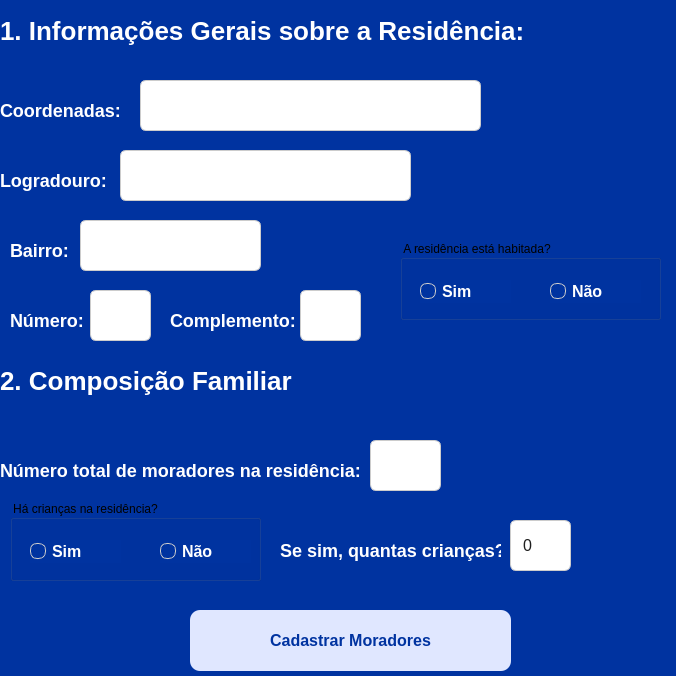
<?xml version="1.0" encoding="UTF-8"?>
<ui version="4.0">
 <class>frm_Cadastro</class>
 <widget class="QWidget" name="frm_Cadastro">
  <property name="geometry">
   <rect>
    <x>0</x>
    <y>0</y>
    <width>676</width>
    <height>676</height>
   </rect>
  </property>
  <property name="windowTitle">
   <string>Form</string>
  </property>
  <property name="styleSheet">
   <string notr="true">QWidget{
	background: #0033A0;
}</string>
  </property>
  <widget class="QLabel" name="lbl_bairro">
   <property name="geometry">
    <rect>
     <x>-360</x>
     <y>250</y>
     <width>121</width>
     <height>41</height>
    </rect>
   </property>
   <property name="styleSheet">
    <string notr="true">QLabel {
    color: #FFFFFF;
    font-size: 18px;
    font-weight: 500;
    background: transparent;
    qproperty-alignment: 'AlignCenter';
}
</string>
   </property>
   <property name="text">
    <string>Bairro:</string>
   </property>
  </widget>
  <widget class="QLabel" name="label_6">
   <property name="geometry">
    <rect>
     <x>-370</x>
     <y>440</y>
     <width>371</width>
     <height>41</height>
    </rect>
   </property>
   <property name="styleSheet">
    <string notr="true">QLabel {
    color: #FFFFFF;
    font-size: 18px;
    font-weight: 500;
    background: transparent;
    qproperty-alignment: 'AlignCenter';
}
</string>
   </property>
   <property name="text">
    <string>Número total de moradores na residência:</string>
   </property>
  </widget>
  <widget class="QLabel" name="lbl_coordernadas">
   <property name="geometry">
    <rect>
     <x>-360</x>
     <y>110</y>
     <width>311</width>
     <height>41</height>
    </rect>
   </property>
   <property name="styleSheet">
    <string notr="true">QLabel {
    color: #FFFFFF;
    font-size: 18px;
    font-weight: 500;
    background: transparent;
    qproperty-alignment: 'AlignCenter';
}
</string>
   </property>
   <property name="text">
    <string>Coordenadas - latitude e longitude):</string>
   </property>
  </widget>
  <widget class="QLineEdit" name="txt_bairro">
   <property name="geometry">
    <rect>
     <x>-240</x>
     <y>240</y>
     <width>181</width>
     <height>51</height>
    </rect>
   </property>
   <property name="styleSheet">
    <string notr="true">QLineEdit {
    background-color: #FFFFFF;  
    color: #1E1E1E;             
    font-size: 16px;
    padding: 6px 10px;
    border: 1px solid #CCCCCC;
    border-radius: 6px;
}
</string>
   </property>
  </widget>
  <widget class="QLabel" name="lbl_log">
   <property name="geometry">
    <rect>
     <x>-360</x>
     <y>180</y>
     <width>121</width>
     <height>41</height>
    </rect>
   </property>
   <property name="styleSheet">
    <string notr="true">QLabel {
    color: #FFFFFF;
    font-size: 18px;
    font-weight: 500;
    background: transparent;
    qproperty-alignment: 'AlignCenter';
}
</string>
   </property>
   <property name="text">
    <string>Logradouro:</string>
   </property>
  </widget>
  <widget class="QGroupBox" name="groupBox_2">
   <property name="geometry">
    <rect>
     <x>-360</x>
     <y>490</y>
     <width>251</width>
     <height>81</height>
    </rect>
   </property>
   <property name="styleSheet">
    <string notr="true">QGroupBox {
    border: 2px solid #4DA8DA;
    border-radius: 8px;
    margin-top: 20px;
    padding: 10px;
    color: #FFFFFF;
    font-size: 16px;
    font-weight: bold;
    font-family: &quot;Segoe UI&quot;, sans-serif;
}

QGroupBox::title {
    subcontrol-origin: margin;
    subcontrol-position: top left;
    padding: 0 8px;
    color: #FFFFFF; 
    font-size: 18px;
    font-weight: 600;
}
r</string>
   </property>
   <property name="title">
    <string>Há crianças na residência?</string>
   </property>
   <widget class="QRadioButton" name="radio_sim1">
    <property name="geometry">
     <rect>
      <x>20</x>
      <y>40</y>
      <width>91</width>
      <height>23</height>
     </rect>
    </property>
    <property name="styleSheet">
     <string notr="true">QRadioButton {
    color: #FFFFFF;
    font-size: 16px;
    font-weight: 500;
    spacing: 6px;
}

QRadioButton::indicator {
    width: 14px;
    height: 14px;
    border-radius: 7px;
    border: 1px solid #CCCCCC;
    background-color: transparent;
}

QRadioButton::indicator:checked {
    background-color: #3B82F6;  /* Azul moderno e suave */
    border: 1px solid #3B82F6;
}
</string>
    </property>
    <property name="text">
     <string>Sim</string>
    </property>
   </widget>
   <widget class="QRadioButton" name="radio_nao2">
    <property name="geometry">
     <rect>
      <x>150</x>
      <y>40</y>
      <width>91</width>
      <height>23</height>
     </rect>
    </property>
    <property name="styleSheet">
     <string notr="true">QRadioButton {
    color: #FFFFFF;
    font-size: 16px;
    font-weight: 500;
    spacing: 6px;
}

QRadioButton::indicator {
    width: 14px;
    height: 14px;
    border-radius: 7px;
    border: 1px solid #CCCCCC;
    background-color: transparent;
}

QRadioButton::indicator:checked {
    background-color: #3B82F6;  /* Azul moderno e suave */
    border: 1px solid #3B82F6;
}
</string>
    </property>
    <property name="text">
     <string>Não</string>
    </property>
   </widget>
  </widget>
  <widget class="QPushButton" name="btn_continuar">
   <property name="geometry">
    <rect>
     <x>190</x>
     <y>610</y>
     <width>321</width>
     <height>61</height>
    </rect>
   </property>
   <property name="styleSheet">
    <string notr="true">QPushButton {
    background-color: #E0E7FF;
    color: #0033A0;
    font-size: 16px;
    font-weight: 600;
    font-family: &quot;Segoe UI&quot;, Tahoma, Geneva, Verdana, sans-serif;
    padding: 10px 22px;
    border: none;
    border-radius: 10px;
    box-shadow: 2px 2px 6px rgba(0, 0, 0, 0.3);
}
QPushButton:hover {
    background-color: #C7D2FE;
}
QPushButton:pressed {
    background-color: #32CD32;
}</string>
   </property>
   <property name="text">
    <string>Cadastrar Moradores</string>
   </property>
  </widget>
  <widget class="QLabel" name="lbl_bairro_2">
   <property name="geometry">
    <rect>
     <x>10</x>
     <y>230</y>
     <width>61</width>
     <height>41</height>
    </rect>
   </property>
   <property name="styleSheet">
    <string notr="true">QLabel {
    color: #FFFFFF;
    font-size: 18px;
    font-weight: 500;
    background: transparent;
    qproperty-alignment: 'AlignCenter';
}
</string>
   </property>
   <property name="text">
    <string>Bairro:</string>
   </property>
  </widget>
  <widget class="QLabel" name="label_7">
   <property name="geometry">
    <rect>
     <x>0</x>
     <y>450</y>
     <width>371</width>
     <height>41</height>
    </rect>
   </property>
   <property name="styleSheet">
    <string notr="true">QLabel {
    color: #FFFFFF;
    font-size: 18px;
    font-weight: 500;
    background: transparent;
    qproperty-alignment: 'AlignCenter';
}
</string>
   </property>
   <property name="text">
    <string>Número total de moradores na residência:</string>
   </property>
  </widget>
  <widget class="QLabel" name="lbl_coordernadas_2">
   <property name="geometry">
    <rect>
     <x>0</x>
     <y>90</y>
     <width>131</width>
     <height>41</height>
    </rect>
   </property>
   <property name="styleSheet">
    <string notr="true">QLabel {
    color: #FFFFFF;
    font-size: 18px;
    font-weight: 500;
    background: transparent;
    qproperty-alignment: 'AlignCenter';
}
</string>
   </property>
   <property name="text">
    <string>Coordenadas:</string>
   </property>
  </widget>
  <widget class="QLineEdit" name="txt_numeroMoradores">
   <property name="geometry">
    <rect>
     <x>370</x>
     <y>440</y>
     <width>71</width>
     <height>51</height>
    </rect>
   </property>
   <property name="styleSheet">
    <string notr="true">QLineEdit {
    background-color: #FFFFFF;  
    color: #1E1E1E;             
    font-size: 16px;
    padding: 6px 10px;
    border: 1px solid #CCCCCC;
    border-radius: 6px;
}
</string>
   </property>
  </widget>
  <widget class="QLabel" name="label_8">
   <property name="geometry">
    <rect>
     <x>280</x>
     <y>530</y>
     <width>221</width>
     <height>41</height>
    </rect>
   </property>
   <property name="styleSheet">
    <string notr="true">QLabel {
    color: #FFFFFF;
    font-size: 18px;
    font-weight: 500;
    background: transparent;
    qproperty-alignment: 'AlignCenter';
}
</string>
   </property>
   <property name="text">
    <string>Se sim, quantas crianças?</string>
   </property>
  </widget>
  <widget class="QGroupBox" name="groupBox">
   <property name="geometry">
    <rect>
     <x>400</x>
     <y>240</y>
     <width>261</width>
     <height>80</height>
    </rect>
   </property>
   <property name="styleSheet">
    <string notr="true">QGroupBox {
    border: 2px solid #4DA8DA;
    border-radius: 8px;
    margin-top: 20px;
    padding: 10px;
    color: #FFFFFF;
    font-size: 16px;
    font-weight: bold;
    font-family: &quot;Segoe UI&quot;, sans-serif;
}

QGroupBox::title {
    subcontrol-origin: margin;
    subcontrol-position: top left;
    padding: 0 8px;
    color: #FFFFFF; 
    font-size: 18px;
    font-weight: 600;
}
r</string>
   </property>
   <property name="title">
    <string>A residência está habitada?</string>
   </property>
   <widget class="QRadioButton" name="radio_sim">
    <property name="geometry">
     <rect>
      <x>20</x>
      <y>40</y>
      <width>91</width>
      <height>23</height>
     </rect>
    </property>
    <property name="styleSheet">
     <string notr="true">QRadioButton {
    color: #FFFFFF;
    font-size: 16px;
    font-weight: 500;
    spacing: 6px;
}

QRadioButton::indicator {
    width: 14px;
    height: 14px;
    border-radius: 7px;
    border: 1px solid #CCCCCC;
    background-color: transparent;
}

QRadioButton::indicator:checked {
    background-color: #3B82F6;  /* Azul moderno e suave */
    border: 1px solid #3B82F6;
}
</string>
    </property>
    <property name="text">
     <string>Sim</string>
    </property>
   </widget>
   <widget class="QRadioButton" name="radio_nao">
    <property name="geometry">
     <rect>
      <x>150</x>
      <y>40</y>
      <width>91</width>
      <height>23</height>
     </rect>
    </property>
    <property name="styleSheet">
     <string notr="true">QRadioButton {
    color: #FFFFFF;
    font-size: 16px;
    font-weight: 500;
    spacing: 6px;
}

QRadioButton::indicator {
    width: 14px;
    height: 14px;
    border-radius: 7px;
    border: 1px solid #CCCCCC;
    background-color: transparent;
}

QRadioButton::indicator:checked {
    background-color: #3B82F6;  /* Azul moderno e suave */
    border: 1px solid #3B82F6;
}
</string>
    </property>
    <property name="text">
     <string>Não</string>
    </property>
   </widget>
  </widget>
  <widget class="QLineEdit" name="txt_coordenadas">
   <property name="geometry">
    <rect>
     <x>140</x>
     <y>80</y>
     <width>341</width>
     <height>51</height>
    </rect>
   </property>
   <property name="styleSheet">
    <string notr="true">QLineEdit {
    background-color: #FFFFFF;  
    color: #1E1E1E;             
    font-size: 16px;
    padding: 6px 10px;
    border: 1px solid #CCCCCC;
    border-radius: 6px;
}
</string>
   </property>
  </widget>
  <widget class="QLabel" name="lbl_numero">
   <property name="geometry">
    <rect>
     <x>10</x>
     <y>300</y>
     <width>81</width>
     <height>41</height>
    </rect>
   </property>
   <property name="styleSheet">
    <string notr="true">QLabel {
    color: #FFFFFF;
    font-size: 18px;
    font-weight: 500;
    background: transparent;
    qproperty-alignment: 'AlignCenter';
}
</string>
   </property>
   <property name="text">
    <string>Número:</string>
   </property>
  </widget>
  <widget class="QLineEdit" name="txt_quantidadeCrianca">
   <property name="geometry">
    <rect>
     <x>510</x>
     <y>520</y>
     <width>61</width>
     <height>51</height>
    </rect>
   </property>
   <property name="styleSheet">
    <string notr="true">QLineEdit {
    background-color: #FFFFFF;  
    color: #1E1E1E;             
    font-size: 16px;
    padding: 6px 10px;
    border: 1px solid #CCCCCC;
    border-radius: 6px;
}
</string>
   </property>
   <property name="text">
    <string>0</string>
   </property>
  </widget>
  <widget class="QLineEdit" name="txt_bairro_2">
   <property name="geometry">
    <rect>
     <x>80</x>
     <y>220</y>
     <width>181</width>
     <height>51</height>
    </rect>
   </property>
   <property name="styleSheet">
    <string notr="true">QLineEdit {
    background-color: #FFFFFF;  
    color: #1E1E1E;             
    font-size: 16px;
    padding: 6px 10px;
    border: 1px solid #CCCCCC;
    border-radius: 6px;
}
</string>
   </property>
  </widget>
  <widget class="QLabel" name="label_9">
   <property name="geometry">
    <rect>
     <x>0</x>
     <y>10</y>
     <width>681</width>
     <height>41</height>
    </rect>
   </property>
   <property name="styleSheet">
    <string notr="true">QLabel {
    color: #FFFFFF;
    font-size: 26px;
    font-weight: 500;
    background: transparent;
    qproperty-alignment: 'AlignCenter';
}
</string>
   </property>
   <property name="text">
    <string>1. Informações Gerais sobre a Residência:</string>
   </property>
  </widget>
  <widget class="QLabel" name="lbl_log_2">
   <property name="geometry">
    <rect>
     <x>0</x>
     <y>160</y>
     <width>121</width>
     <height>41</height>
    </rect>
   </property>
   <property name="styleSheet">
    <string notr="true">QLabel {
    color: #FFFFFF;
    font-size: 18px;
    font-weight: 500;
    background: transparent;
    qproperty-alignment: 'AlignCenter';
}
</string>
   </property>
   <property name="text">
    <string>Logradouro:</string>
   </property>
  </widget>
  <widget class="QLabel" name="label_10">
   <property name="geometry">
    <rect>
     <x>0</x>
     <y>360</y>
     <width>681</width>
     <height>41</height>
    </rect>
   </property>
   <property name="styleSheet">
    <string notr="true">QLabel {
    color: #FFFFFF;
    font-size: 26px;
    font-weight: 500;
    background: transparent;
    qproperty-alignment: 'AlignCenter';
}
</string>
   </property>
   <property name="text">
    <string>2. Composição Familiar</string>
   </property>
  </widget>
  <widget class="QLineEdit" name="txt_log">
   <property name="geometry">
    <rect>
     <x>120</x>
     <y>150</y>
     <width>291</width>
     <height>51</height>
    </rect>
   </property>
   <property name="styleSheet">
    <string notr="true">QLineEdit {
    background-color: #FFFFFF;  
    color: #1E1E1E;             
    font-size: 16px;
    padding: 6px 10px;
    border: 1px solid #CCCCCC;
    border-radius: 6px;
}
</string>
   </property>
  </widget>
  <widget class="QLineEdit" name="txt_numero">
   <property name="geometry">
    <rect>
     <x>90</x>
     <y>290</y>
     <width>61</width>
     <height>51</height>
    </rect>
   </property>
   <property name="styleSheet">
    <string notr="true">QLineEdit {
    background-color: #FFFFFF;  
    color: #1E1E1E;             
    font-size: 16px;
    padding: 6px 10px;
    border: 1px solid #CCCCCC;
    border-radius: 6px;
}
</string>
   </property>
  </widget>
  <widget class="QGroupBox" name="groupBox_3">
   <property name="geometry">
    <rect>
     <x>10</x>
     <y>500</y>
     <width>251</width>
     <height>81</height>
    </rect>
   </property>
   <property name="styleSheet">
    <string notr="true">QGroupBox {
    border: 2px solid #4DA8DA;
    border-radius: 8px;
    margin-top: 20px;
    padding: 10px;
    color: #FFFFFF;
    font-size: 16px;
    font-weight: bold;
    font-family: &quot;Segoe UI&quot;, sans-serif;
}

QGroupBox::title {
    subcontrol-origin: margin;
    subcontrol-position: top left;
    padding: 0 8px;
    color: #FFFFFF; 
    font-size: 18px;
    font-weight: 600;
}
r</string>
   </property>
   <property name="title">
    <string>Há crianças na residência?</string>
   </property>
   <widget class="QRadioButton" name="radio_sim1_2">
    <property name="geometry">
     <rect>
      <x>20</x>
      <y>40</y>
      <width>91</width>
      <height>23</height>
     </rect>
    </property>
    <property name="styleSheet">
     <string notr="true">QRadioButton {
    color: #FFFFFF;
    font-size: 16px;
    font-weight: 500;
    spacing: 6px;
}

QRadioButton::indicator {
    width: 14px;
    height: 14px;
    border-radius: 7px;
    border: 1px solid #CCCCCC;
    background-color: transparent;
}

QRadioButton::indicator:checked {
    background-color: #3B82F6;  /* Azul moderno e suave */
    border: 1px solid #3B82F6;
}
</string>
    </property>
    <property name="text">
     <string>Sim</string>
    </property>
   </widget>
   <widget class="QRadioButton" name="radio_nao2_2">
    <property name="geometry">
     <rect>
      <x>150</x>
      <y>40</y>
      <width>91</width>
      <height>23</height>
     </rect>
    </property>
    <property name="styleSheet">
     <string notr="true">QRadioButton {
    color: #FFFFFF;
    font-size: 16px;
    font-weight: 500;
    spacing: 6px;
}

QRadioButton::indicator {
    width: 14px;
    height: 14px;
    border-radius: 7px;
    border: 1px solid #CCCCCC;
    background-color: transparent;
}

QRadioButton::indicator:checked {
    background-color: #3B82F6;  /* Azul moderno e suave */
    border: 1px solid #3B82F6;
}
</string>
    </property>
    <property name="text">
     <string>Não</string>
    </property>
   </widget>
  </widget>
  <widget class="QPushButton" name="btn_att">
   <property name="geometry">
    <rect>
     <x>510</x>
     <y>90</y>
     <width>31</width>
     <height>31</height>
    </rect>
   </property>
   <property name="styleSheet">
    <string notr="true">QPushButton {
	 background-image: url(:/atualizar/atualizar (1).png);
    background-repeat: no-repeat;
    background-position: center;
    padding: 6px 10px;
    border: none;
    border-radius: 10px;
}
QPushButton:hover {
    background-color: #C7D2FE;
}
QPushButton:pressed {
    background-color: #32CD32;
}</string>
   </property>
   <property name="text">
    <string/>
   </property>
  </widget>
  <widget class="QLineEdit" name="txt_complemento">
   <property name="geometry">
    <rect>
     <x>300</x>
     <y>290</y>
     <width>61</width>
     <height>51</height>
    </rect>
   </property>
   <property name="styleSheet">
    <string notr="true">QLineEdit {
    background-color: #FFFFFF;  
    color: #1E1E1E;             
    font-size: 16px;
    padding: 6px 10px;
    border: 1px solid #CCCCCC;
    border-radius: 6px;
}
</string>
   </property>
  </widget>
  <widget class="QLabel" name="lbl_complemento2">
   <property name="geometry">
    <rect>
     <x>170</x>
     <y>300</y>
     <width>131</width>
     <height>41</height>
    </rect>
   </property>
   <property name="styleSheet">
    <string notr="true">QLabel {
    color: #FFFFFF;
    font-size: 18px;
    font-weight: 500;
    background: transparent;
    qproperty-alignment: 'AlignCenter';
}
</string>
   </property>
   <property name="text">
    <string>Complemento:</string>
   </property>
  </widget>
 </widget>
 <resources>
  <include location="../Imagens/att.qrc"/>
 </resources>
 <connections/>
</ui>
